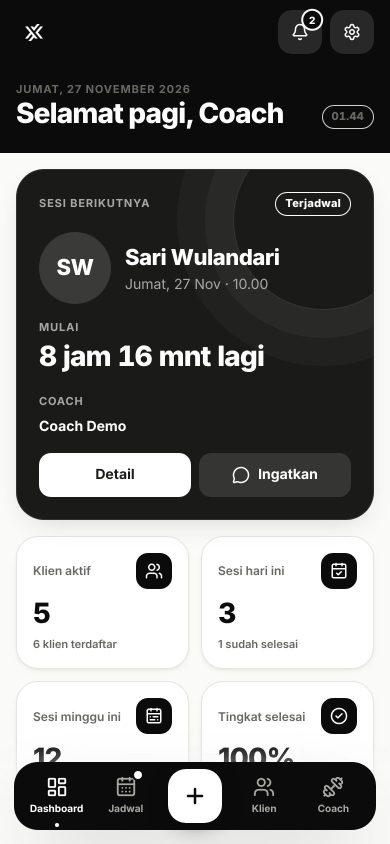
#> input picture apps-script/xnk-library/hub-site/img/coach-dashboard.jpg, 780 x 1688 px, given in place of b00.png, which was not available (shown at 1/2 size)
$ python preview.py ../../../xnk-library/hub-site/img ../../../xnk-library/hub-site/img/coach-jadwal.jpg
#> lines starting #> are read from the running program, lines starting #| are printed output that depends on the picture
# Spike previews: contact sheet, animated WebP, and a size test of the planned sprite strips.
import sys, os, numpy as np
from PIL import Image
d, out = sys.argv[1], sys.argv[2]; N = 13; SIZE = 480
def load(i):
#> called with i = 0
    b = np.asarray(Image.open(f'{d}/b{i:02d}.png').convert('RGBA').resize((SIZE, SIZE), Image.LANCZOS)).astype(float) / 255
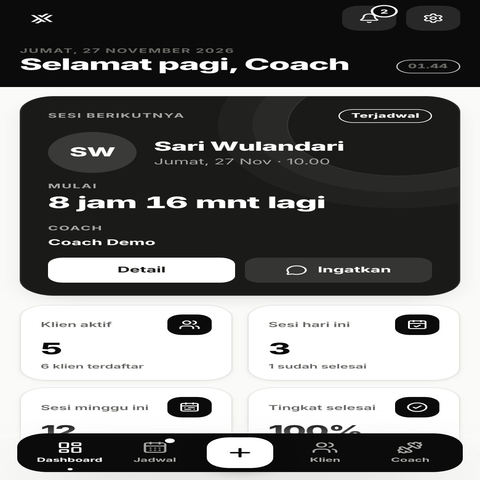
#> b: shape (480, 480, 4) float64; mean R, G, B, A 0.449, 0.449, 0.445, 1
    m = np.asarray(Image.open(f'{d}/m{i:02d}.png').convert('RGBA').resize((SIZE, SIZE), Image.LANCZOS)).astype(float) / 255
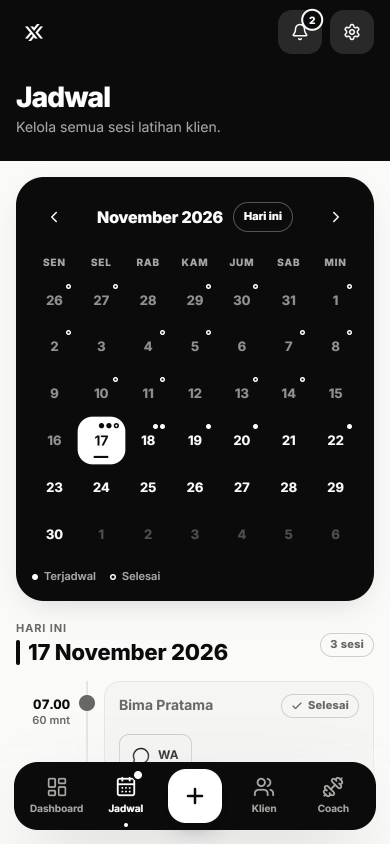
#> input picture apps-script/xnk-library/hub-site/img/coach-jadwal.jpg, 780 x 1688 px, given in place of m00.png, which was not available (shown at 1/2 size)
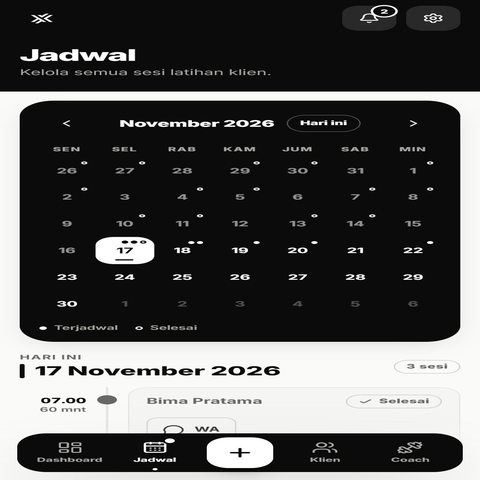
#> m: shape (480, 480, 4) float64; mean R, G, B, A 0.323, 0.323, 0.321, 1
    return b, (m[..., :3].mean(-1) * m[..., 3])[..., None]
F = [load(i) for i in range(N)]
#> (the run stopped early here; a loop or call above may not have finished)
